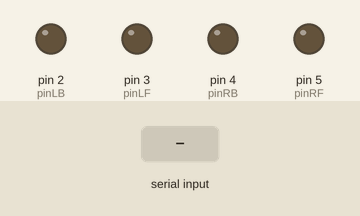
Simulated run of this sketch. Board: Arduino Uno, built with avr-gcc and run on an emulated ATmega328P. Parts: output pins drawn as LEDs (lit = HIGH). The inputs (shaded band) are chosen by the test bench.

Above: at 1.2 s.
1.3 s: "w" received over Serial
At 3.4 s:
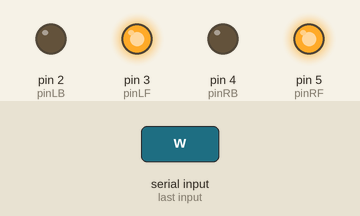
3.8 s: "x" received over Serial
At 5.3 s:
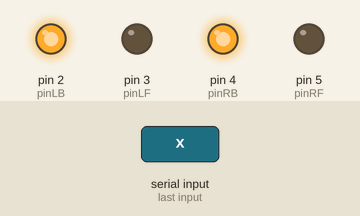
6.3 s: "a" received over Serial
At 8.4 s:
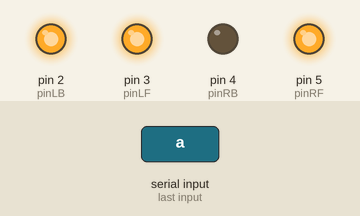
8.8 s: "d" received over Serial
At 10.3 s:
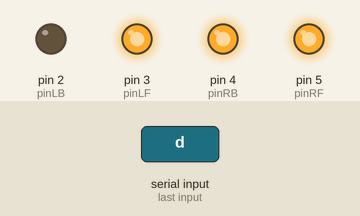
11.3 s: "s" received over Serial
At 13.4 s:
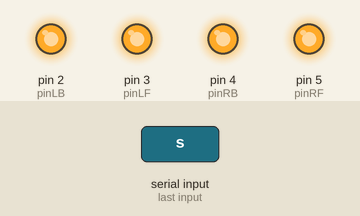
Timing chart, 0 to 14.8 s (numbered marks = the images above; inputs shaded):
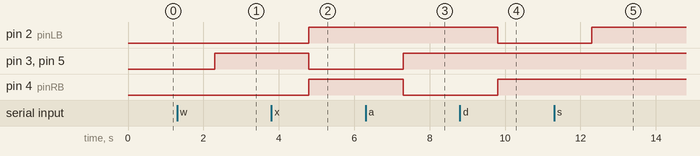

The sketch:

ICF1034.ino
```cpp
int pinLB=2;// L298N IN1, Left Back(왼쪽 뒤로)
int pinLF=3;// L298N IN2. Left Foward(왼쪽 앞으로)
int pinRB=4;// L298N IN3, Right Back
int pinRF=5;// L298N IN4, Right Foward

void setup()
 {
  pinMode(pinLB,OUTPUT);
  pinMode(pinLF,OUTPUT);

  pinMode(pinRB,OUTPUT);
  pinMode(pinRF,OUTPUT);

  Serial.begin(9600);
 }


void loop()
{

  if(Serial.available()){

    String result = Serial.readString();

    if (result == "w" ) //직진
    {
      digitalWrite(pinRB,LOW);
      digitalWrite(pinRF,HIGH);
      digitalWrite(pinLB,LOW);
      digitalWrite(pinLF,HIGH);
    }

    if (result == "x" ) //후진
    {digitalWrite(pinRB,HIGH);
     digitalWrite(pinRF,LOW);
     digitalWrite(pinLB,HIGH);
      digitalWrite(pinLF,LOW);
   }


    if (result == "a" ) //왼쪽 돌기
    { digitalWrite(pinRB,LOW);
     digitalWrite(pinRF,HIGH);
     digitalWrite(pinLB,HIGH);
     digitalWrite(pinLF,HIGH);
    }


    if (result == "d" )//오른쪽 돌기
    {
     digitalWrite(pinRB,HIGH);
     digitalWrite(pinRF,HIGH);
     digitalWrite(pinLB,LOW);
     digitalWrite(pinLF,HIGH);
    }

    if (result == "s" )//정지
    {
     digitalWrite(pinRB,HIGH);
     digitalWrite(pinRF,HIGH);
      digitalWrite(pinLB,HIGH);
     digitalWrite(pinLF,HIGH);
   }
  }
}
```

Measured:
- after the input at 1.3 s, pin 3 (pinLF), pin 5 (pinRF): LOW → HIGH after 1.0 s
- after the input at 3.8 s, pin 2 (pinLB), pin 4 (pinRB): LOW → HIGH after 1.0 s; pin 3 (pinLF), pin 5 (pinRF): HIGH → LOW after 1.0 s
- after the input at 6.3 s, pin 3 (pinLF), pin 5 (pinRF): LOW → HIGH after 1.0 s; pin 4 (pinRB): HIGH → LOW after 1.0 s
- after the input at 8.8 s, pin 2 (pinLB): HIGH → LOW after 1.0 s; pin 4 (pinRB): LOW → HIGH after 1.0 s
- after the input at 11.3 s, pin 2 (pinLB): LOW → HIGH after 1.0 s
